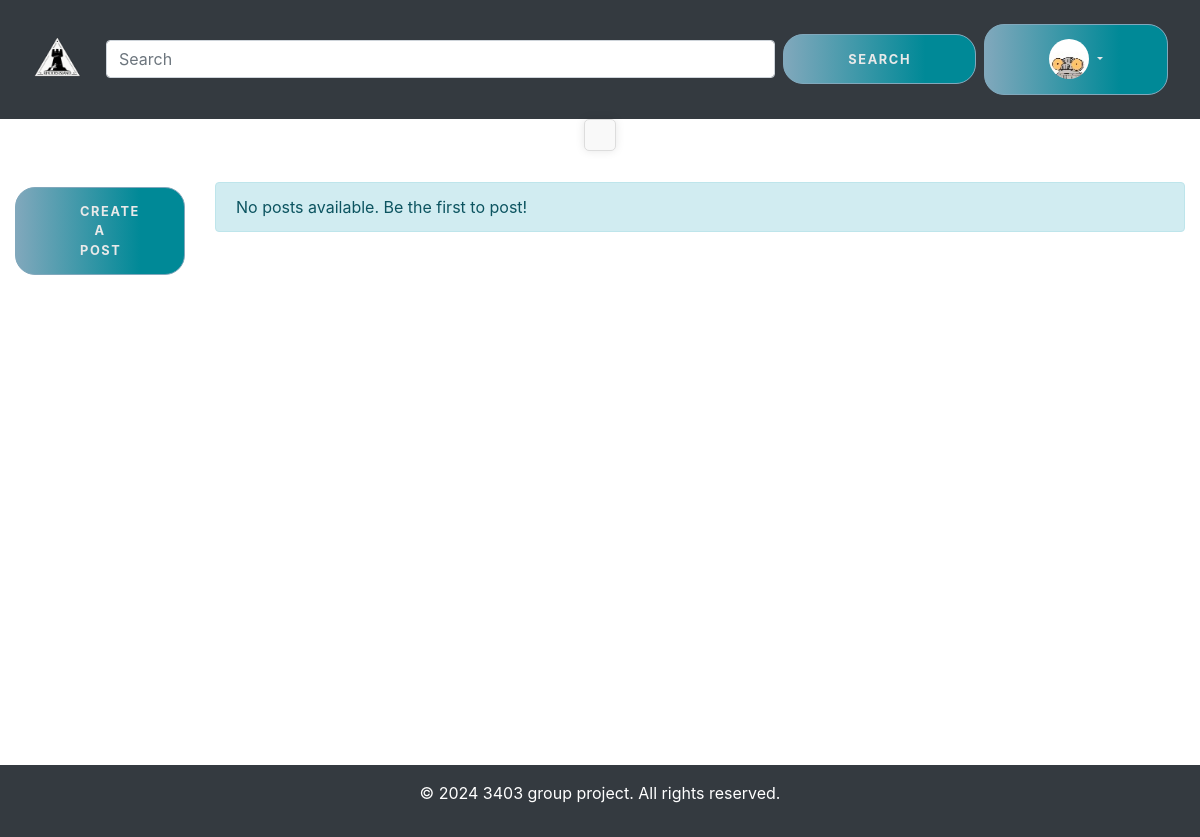
Page / (signed in) on the earlier database version.
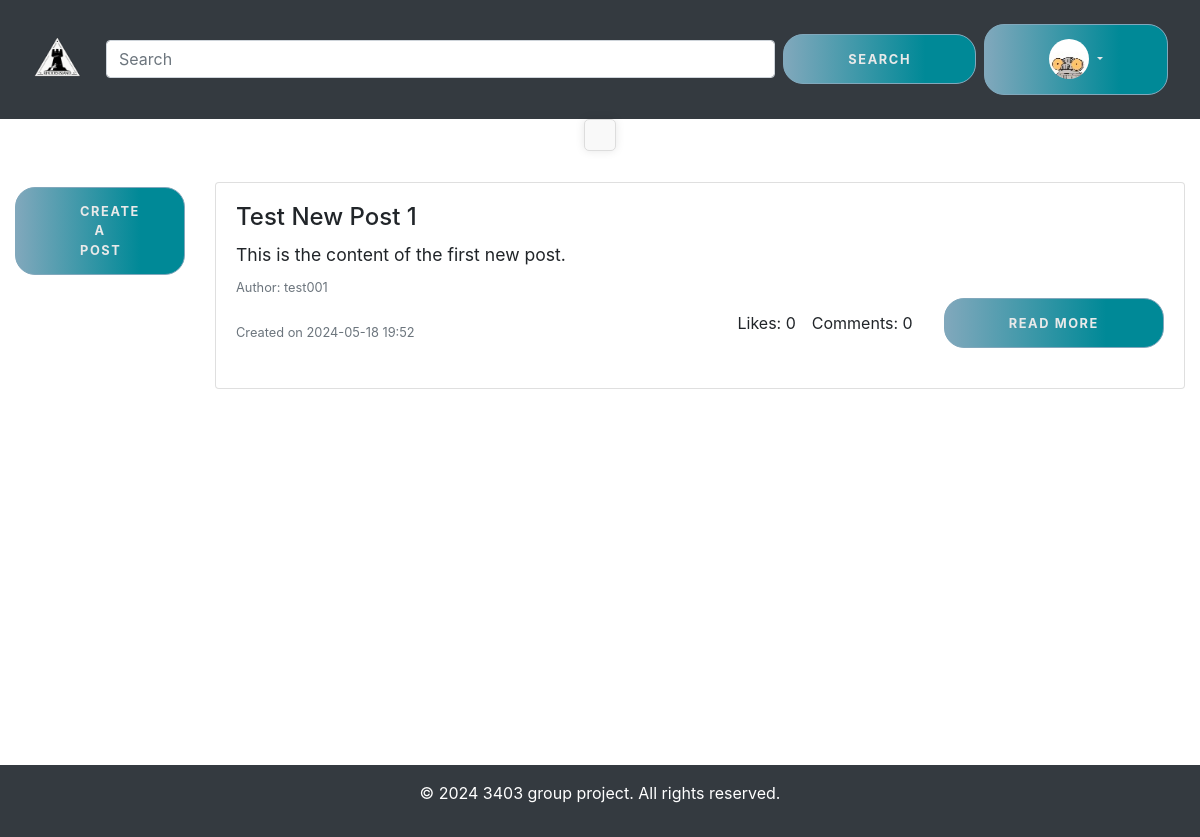
Same page on the later database version.
### apps/models.py (models this page shows, shortened)
class User(db.Model, UserMixin):
    id = db.Column(db.Integer, primary_key=True)
    username = db.Column(db.String(30), unique=True, nullable=False)
    email = db.Column(db.String(30), unique=True, nullable=False)
    hashedPassword = db.Column(db.String(128), nullable=False)
    join_date = db.Column(db.DateTime, default=datetime.utcnow)
    avatar = db.Column(db.String(200), nullable=False, default='static/images/avatars/default_avatar.png')
    posts = db.relationship('Post', backref='author', lazy=True)
    comments = db.relationship('Comment', backref='author', lazy=True)
    likes = db.relationship('Like', backref='user', lazy=True)

class Post(db.Model):
    id = db.Column(db.Integer, primary_key=True)
    title = db.Column(db.String(100), nullable=False)
    content = db.Column(db.Text, nullable=False)
    user_id = db.Column(db.Integer, db.ForeignKey('user.id'), nullable=False)
    created_at = db.Column(db.DateTime, default=datetime.utcnow)
    last_reply_at = db.Column(db.DateTime, nullable=True)
    tags = db.relationship('Tag', secondary='post_tag', backref='posts')
    comments = db.relationship('Comment', backref='post', lazy=True)
    likes = db.relationship('Like', backref='post', lazy=True)
    @property
    def likes_count(self):
        return Like.query.filter_by(post_id=self.id).count()
    @property
    def comments_count(self):
        return Comment.query.filter_by(post_id=self.id).count()

### apps/routes.py (the view)
@flaskApp.route('/')
def main():
    posts = Post.query.all()
    return render_template('main.html', posts=posts)

### apps/__init__.py (called while the page is built)
@login.user_loader
def load_user(user_id):
    return User.query.get(int(user_id))

### apps/routes.py (called while the page is built)
@flaskApp.context_processor
def inject_user():
    return dict(current_user=current_user)

### apps/templates/main.html (shortened to what this page needs)
{% extends "base.html" %}
{% block content %}
<main class="container-fluid mt-3">
    <div class="row">
        <div class="col-lg-2">
            <div class="menu">
                <a class="btn btn-primary btn-block" href="{{ url_for('create_post') }}" role="button">Create A Post</a>
            </div>
        </div>
        <div class="col-lg-10 post-feed" id="post-feed">
            {% if posts %}
            {% for post in posts %}
            <div class="card post-card mb-4">
                <div class="card-body">
                    <h3 class="post-title">{{ post.title }}</h3>
                    <p class="post-content">{{ post.content[:200] }}{% if post.content|length > 200 %}...{% endif %}</p>
                    <div class="d-flex justify-content-between align-items-center">
                        <div>
                            <small class="text-muted">Author: {{ post.author.username }}</small><br>
                            <small class="text-muted">Created on {{ post.created_at.strftime('%Y-%m-%d %H:%M') }}</small><br>
                        </div>
                        <div class="d-flex align-items-center">
                            <span class="mr-3">Likes: {{ post.likes_count }}</span>
                            <span class="mr-3">Comments: {{ post.comments_count }}</span>
                            <a class="btn btn-primary btn-sm" href="{{ url_for('post', post_id=post.id) }}">Read More</a>
                        </div>
                    </div>
                </div>
            </div>
            {% endfor %}
            {% else %}
            <div class="alert alert-info">No posts available. Be the first to post!</div>
            {% endif %}
        </div>
    </div>
</main>
{% endblock %}

### apps/templates/base.html (shortened to what this page needs)
<!DOCTYPE html>
<html lang="en">
<head>
    <link href="https://stackpath.bootstrapcdn.com/bootstrap/4.3.1/css/bootstrap.min.css"
 rel="stylesheet">
    <link href="{{ url_for('static', filename='css/style.css') }}" rel="stylesheet">
    <link href="{{ url_for('static', filename='css/main.css') }}" rel="stylesheet">
    <link href="{{ url_for('static', filename='css/login_style.css') }}" rel="stylesheet">
</head>
<body>
{% include "header.html" %}
<main>
    {% block content %}{% endblock %}
</main>
<footer class="bg-dark text-white text-center p-3">
    <p>&copy; 2024 3403 group project. All rights reserved.</p>
</footer>
</body>
</html>

### apps/templates/header.html (shortened to what this page needs)
<header class="bg-dark text-white p-3">
    <nav class="navbar navbar-expand-lg navbar-dark">
        <a class="navbar-brand" href="{{ url_for('main') }}">
            <img alt="Website Logo" src="{{ url_for('static', filename='images/logo.png') }}" style="height: 50px;">
        </a>
        {% if request.endpoint != 'login' %}
        <div class="collapse navbar-collapse" id="navbarNav">
            <div class="mx-2 d-flex justify-content-center align-items-center flex-grow-1" style="max-width: 900px;">
                <form class="form-inline w-100 d-flex justify-content-center align-items-center" method="GET" action="{{ url_for('search') }}">
                    <input aria-label="Search" class="form-control mr-2 flex-grow-1" name="query" placeholder="Search" type="search">
                    <button class="btn btn-outline-success" type="submit">Search</button>
                </form>
            </div>
        </div>
        <div class="form-inline">
            {% if current_user.is_authenticated %}
            <div class="dropdown">
                <a aria-expanded="false" aria-haspopup="true" class="btn btn-secondary dropdown-toggle"
                   data-toggle="dropdown" href="#" id="dropdownMenuLink" role="button">
                    <img class="avatar-img" src="{{ url_for('static', filename=current_user.avatar.replace('static/', '')) }}">
                </a>
            </div>
            {% else %}
            <a class="btn btn-primary" href="{{ url_for('login') }}">Sign In / Log In</a>
            {% endif %}
        </div>
        {% endif %}
    </nav>
</header>
<div id="results-container"></div>

### apps/static/css/style.css (style rules this page uses)
html, body { height: 100%; margin: 0; display: flex; flex-direction: column; }
footer { margin-top: auto; position: fixed; bottom: 0; width: 100%; background-color: #343a40; color: white; text-align: center; padding: 10px 0; }
.avatar-img { height: 40px; width: 40px; border-radius: 50%; }
#results-container { max-width: 800px; margin: 0 auto; border: 1px solid #ddd; border-radius: 5px; padding: 15px; background-color: #f9f9f9; box-shadow: 0 0 10px rgba(0, 0, 0, 0.1); }

### apps/static/css/main.css (style rules this page uses)
#post-feed { padding: 15px; height: calc(100vh - 130px); overflow-y: auto; }
.card-body .btn { margin-left: 15px; }
.card-body .d-flex { align-items: center; }
.card-body .text-muted { display: block; margin-bottom: 2px; }
.menu { margin-top: 20px; }
.post-card { margin-bottom: 20px; }
.post-content { margin-bottom: 10px; font-size: 1.1em; }
.post-title { margin-bottom: 10px; font-size: 1.5em; }
.d-flex.align-items-center .mr-3 { margin-right: 1rem; }

### apps/static/css/login_style.css (style rules this page uses)
:root { --white: #e9e9e9; --gray: #333; --primary-color: #81a8bc; --secondary-color: #008997; --button-border: #ff4b2b; --button-radius: 0.7rem; --max-width: 758px; --max-height: 420px; font-size: 16px; font-family: -apple-system, BlinkMacSystemFont, "Segoe UI", Roboto, Oxygen, Ubuntu, Cantarell, "Open Sans", "Helvetica Neue", sans-serif; }
html, body { height: 100%; margin: 0; display: flex; flex-direction: column; }
footer { margin-top: auto; background-color: #343a40; color: white; text-align: center; padding: 10px 0; }
.btn { background-color: var(--primary-color); background-image: linear-gradient(90deg, var(--primary-color) 0%, var(--secondary-color) 74%); border-radius: 20px; border: 1px solid var(--primary-color); color: var(--white); cursor: pointer; font-size: 0.8rem; font-weight: bold; letter-spacing: 0.1rem; padding: 0.9rem 4rem; text-transform: uppercase; transition: transform 80ms ease-in; }

Differences in the rows shown:
added Post: title "Test New Post 1", content "This is the content of the first new post.", author.username "test001", created_at "2024-05-18 19:52", likes_count "0", comments_count "0"
Other differences:
text no longer shown: "No posts available. Be the first to post!"
